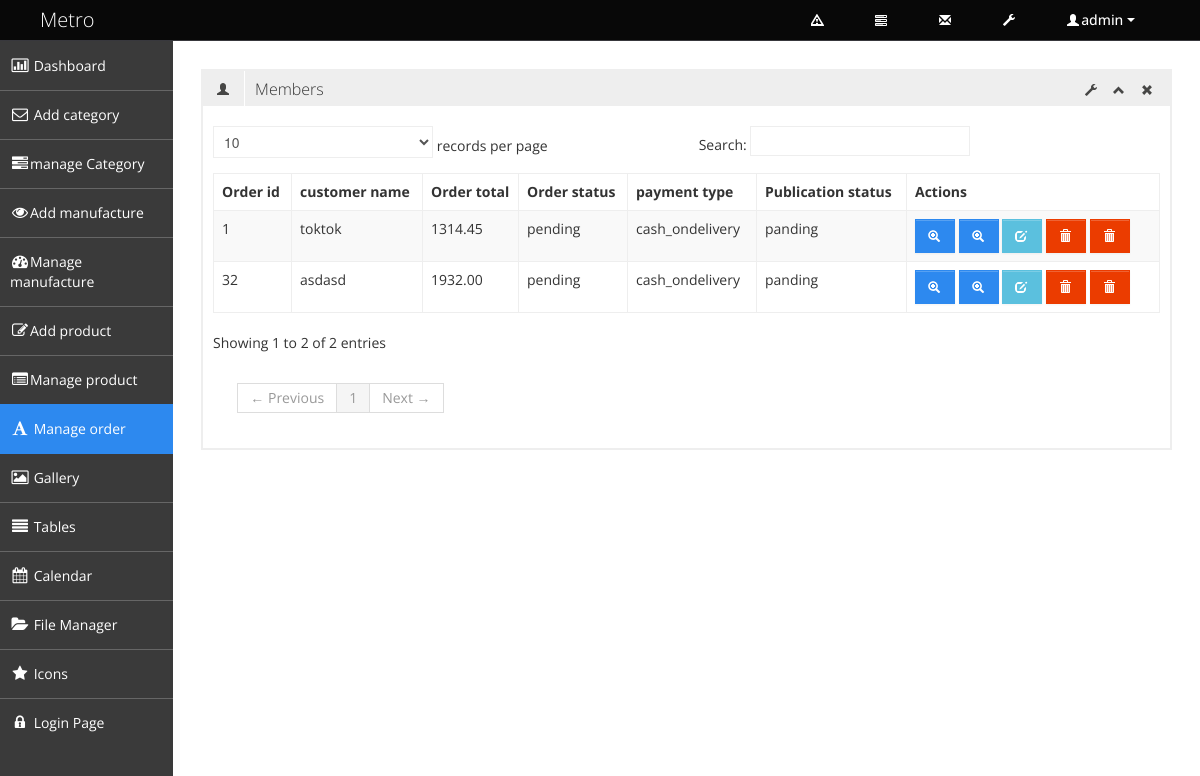
Screenshot of /admin/manage_order.php (signed in) with the database file from the repository.
### tables this page shows
CREATE TABLE `tbl_order` (
  `order_id` int(11) NOT NULL,
  `customer_id` int(11) NOT NULL,
  `shipping_id` int(11) NOT NULL,
  `order_total` float(10,2) NOT NULL,
  `order_status` varchar(25) NOT NULL DEFAULT 'pending',
  `order_date` timestamp NOT NULL DEFAULT CURRENT_TIMESTAMP
);

CREATE TABLE `tbl_customer` (
  `customer_id` int(11) NOT NULL,
  `first_name` varchar(100) NOT NULL,
  `last_name` varchar(100) NOT NULL,
  `email_address` varchar(256) NOT NULL,
  `password` varchar(32) NOT NULL,
  `phone_number` varchar(30) NOT NULL,
  `blod_group` varchar(10) NOT NULL,
  `address` text NOT NULL,
  `city` varchar(100) NOT NULL,
  `dis` varchar(50) NOT NULL
);

CREATE TABLE `tbl_payment` (
  `payment_id` int(11) NOT NULL,
  `order_id` int(11) NOT NULL,
  `payment_type` varchar(40) NOT NULL,
  `payment_status` varchar(25) NOT NULL,
  `payment_date` timestamp NOT NULL DEFAULT CURRENT_TIMESTAMP
);

### admin/manage_order.php (called while the page is built, shortened)
<?php
include "admin_master.php";

### classes/super_admin.php (called while the page is built, shortened)
<?php
class Super_admin{
	private $dbconnection;
	public function __construct(){
		$host_name= 'Localhost';
		$user_name ='root';
		$password ='';
		$dbname ='db_shop';
		$this ->dbconnection= mysqli_connect($host_name, $user_name, $password, $dbname);
	}
    public function select_all_order_info(){
        $sql ="SELECT o.*, c.first_name,c.last_name, p.payment_type,p.payment_status FROM tbl_order as o, tbl_customer as c, tbl_payment as p WHERE o.customer_id=c.customer_id AND o.order_id=p.order_id";
         if(mysqli_query($this->dbconnection, $sql)){
            $query_result=mysqli_query($this->dbconnection, $sql);
            return $query_result;
        }else{
            die('query problem'. mysqli_error($this->dbconnection));
        }
    }
}

### admin/pages/manage_order_content.php (the view, shortened to what this page needs)
<?php
$query_result=$ob_supera->select_all_order_info();
?>
<div class="row-fluid sortable">
<div class="box span12">
	<div class="box-header" data-original-title>
		<h2><i class="halflings-icon user"></i><span class="break"></span>Members</h2>
		<div class="box-icon">
			<a href="#" class="btn-setting"><i class="halflings-icon wrench"></i></a>
			<a href="#" class="btn-minimize"><i class="halflings-icon chevron-up"></i></a>
			<a href="#" class="btn-close"><i class="halflings-icon remove"></i></a>
		</div>
	</div>
	<div class="box-content">
		<h2><?php if(isset($message)){ echo $message; unset($message); }?></h2>
		<table class="table table-striped table-bordered bootstrap-datatable datatable">
		  <thead>
			  <tr>
				  <th>Order id</th>
				  <th>customer name</th>
				  <th>Order total</th>
				  <th>Order status</th>
				  <th>payment type</th>
				  <th>Publication status</th>
				  <th>Actions</th>
			  </tr>
			</thead>
		  <tbody>
		  	<?php while($order_info=mysqli_fetch_assoc($query_result)){ ?>
			<tr>
				<td><?php echo $order_info['order_id']; ?></td>
				<td class="center"><?php echo $order_info['first_name'].''.$order_info['first_name']; ?></td>
				<td class="center"><?php echo $order_info['order_total']; ?></td>
				<td class="center"><?php echo $order_info['order_status']; ?></td>
				<td class="center"><?php echo $order_info['payment_type']; ?></td>
				<td class="center"><?php echo $order_info['payment_status']; ?></td>
                <td>
                   <a class="btn btn-primary" href="view_order.php?id=<?php echo $order_info['order_id']; ?>">
						<i class="halflings-icon white zoom-in" title="view order"></i>
					</a>
					<a class="btn btn-primary" href="view_invoce.php?id=<?php echo $order_info['order_id']; ?>">
						<i class="halflings-icon white zoom-in" title="view invoce"></i>
					</a>
					<a class="btn btn-info" href="editproduct.php?id=<?php echo $order_info['order_id']; ?>">
						<i class="halflings-icon white edit" title="Download"></i>
					</a>
					<a class="btn btn-danger" href="?status=delete&&id=<?php echo $order_info['order_id']; ?>" title="edit order" onclick="return check_delete();">
						<i class="halflings-icon white trash"></i>
					</a>
					<a class="btn btn-danger" href="?status=delete&&id=<?php echo $order_info['order_id']; ?>" title="delete order" onclick="return check_delete();">
						<i class="halflings-icon white trash"></i>
					</a>
				</td>
			</tr>
			<?php } ?>
		  </tbody>
	  </table>
	</div>
</div>
</div>

### admin/css/style.css (style rules this page uses)
body { background: #F5F5F5; color: #333; border: none; font-family: 'Open Sans', sans-serif; font-weight: 400; }
h2 { font-size: 16px; line-height: 16px; }
.box { border: 2px solid #eee; background: #fff !important; margin-bottom: 28px; }
.box-header { height: 16px; font-size: 16px; line-height: 16px; padding: 10px; background: #eee; -webkit-box-shadow: none; -moz-box-shadow: none; box-shadow: none; overflow: hidden; }
.box-header h2 { float:left; margin-top: 0px; font-weight: 300; }
.box-header h2 i { margin: 0px 3px 0px 4px; opacity: .8; filter: alpha(opacity=80); -ms-filter:"progid:DXImageTransform.Microsoft.Alpha(Opacity=80)"; }
.box-header .box-icon { float:right; margin-top: 1px; }
.box-header .box-icon i { -webkit-transition: all 0.1s ease-in-out; -moz-transition: all 0.1s ease-in-out; -o-transition: all 0.1s ease-in-out; -ms-transition: all 0.1s ease-in-out; transition: all 0.1s ease-in-out; opacity: .8; filter: alpha(opacity=80); -ms-filter:"progid:DXImageTransform.Microsoft.Alpha(Opacity=80)"; }
.box-header .box-icon a { margin: 0px 5px; }
.box-content { position: relative; z-index: 50; margin-top: -1px; padding: 10px; background: #fff !important; }
.btn { display: inline-block; padding: 6px 12px; margin-bottom: 0; font-size: 14px; font-weight: 500; line-height: 20px; text-align: center; white-space: nowrap; vertical-align: middle; cursor: pointer; border: 1px solid #a7a9aa; -webkit-border-radius: 0px !important; border-radius: 0px !important; }
.btn i { margin-top: 2px; }
.btn { color: #ffffff; background-color: #a7a9aa; border-color: #a7a9aa; background-image: none; filter: none; text-shadow: none; }
.btn-primary { background-color: #2D89EF; border-color: #2D89EF; }
.btn-danger { background-color: #EB3C00; border-color: #EB3C00; }
.btn-info { background-color: #5bc0de; border-color: #5bc0de; }
.table th, .table td { border-top: 1px solid #eee; }
.table-bordered { border-color: #eee; -webkit-border-radius: 0px !important; -moz-border-radius: 0px !important; border-radius: 0px !important; }
.table-bordered th, .table-bordered td { border-left: 1px solid #eee; }
.table-bordered thead:first-child tr:first-child > th:first-child, .table-bordered tbody:first-child tr:first-child > td:first-child, .table-bordered tbody:first-child tr:first-child > th:first-child { -webkit-border-radius: 0px !important; -moz-border-radius: 0px !important; border-radius: 0px !important; }
.table-bordered thead:first-child tr:first-child > th:last-child, .table-bordered tbody:first-child tr:first-child > td:last-child, .table-bordered tbody:first-child tr:first-child > th:last-child { -webkit-border-radius: 0px !important; -moz-border-radius: 0px !important; border-radius: 0px !important; }
.table-bordered thead:last-child tr:last-child > th:first-child, .table-bordered tbody:last-child tr:last-child > td:first-child, .table-bordered tbody:last-child tr:last-child > th:first-child, .table-bordered tfoot:last-child tr:last-child > td:first-child, .table-bordered tfoot:last-child tr:last-child > th:first-child { -webkit-border-radius: 0px !important; -moz-border-radius: 0px !important; border-radius: 0px !important; }
.table-bordered thead:last-child tr:last-child > th:last-child, .table-bordered tbody:last-child tr:last-child > td:last-child, .table-bordered tbody:last-child tr:last-child > th:last-child, .table-bordered tfoot:last-child tr:last-child > td:last-child, .table-bordered tfoot:last-child tr:last-child > th:last-child { -webkit-border-radius: 0px !important; -moz-border-radius: 0px !important; border-radius: 0px !important; }

### admin/css/halflings.css (style rules this page uses)
html, html .halflings { -webkit-font-smoothing: antialiased !important; }
.halflings-icon { display: inline-block; width: 14px; height: 14px; line-height: 14px; vertical-align: text-top; background-image: url(../img/glyphicons_halflings.svg); background-position: 0 0; background-repeat: no-repeat; vertical-align: top; *display: inline; *zoom: 1; *margin-right: .3em; }
.halflings-icon.white { background-image: url(../img/glyphicons_halflings-white.svg); }
.halflings-icon.user { background-position: -168px 0; }
.halflings-icon.remove { background-position: -312px 0; }
.halflings-icon.zoom-in { background-position: -336px 0; }
.halflings-icon.trash { background-position: -456px 0; }
.halflings-icon.edit { background-position: -96px -72px; }
.halflings-icon.chevron-up { background-position: -288px -120px; }
.halflings-icon.wrench { background-position: -360px -144px; }

### rows the page displays
tbl_order: order_id "1", customer.first_name "tok", order_total "1314.45", order_status "pending", tbl_payment.payment_type "cash_ondelivery", tbl_payment.payment_status "panding"
tbl_order: order_id "32", customer.first_name "asd", order_total "1932.00", order_status "pending", tbl_payment.payment_type "cash_ondelivery", tbl_payment.payment_status "panding"

### other values shown
$_SESSION['admin_name'] "admin"
